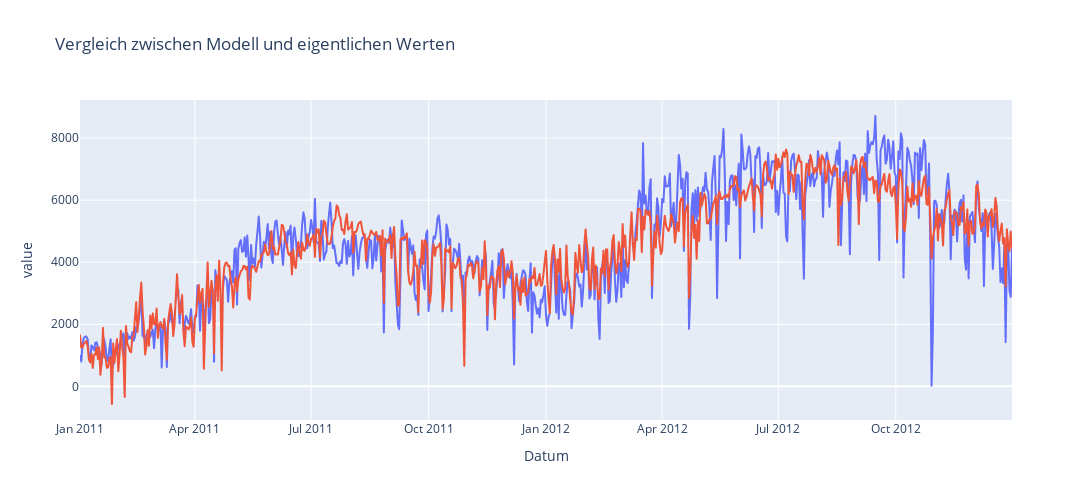

Notebook cell for this chart:
### Code cell
from sklearn.preprocessing import MinMaxScaler, PolynomialFeatures
from sklearn.linear_model import LinearRegression, Ridge, Lasso
from sklearn.preprocessing import MinMaxScaler
from sklearn.model_selection import train_test_split
from sklearn.metrics import r2_score

col = ['atemp', 'year', 'workingday', 
       'weather_clear, few clouds',  'weather_light snow or rain or thunderstorm', 'month'] # 'weather_clear', 'weather_cloudy', 'weather_heavy', 'weather_snow', 
xdf_wm = df_day[col]
# xdf_wm = pd.get_dummies(xdf_wm, columns=['month'])
ydf_wm = df_day[['Bookings']]

# Interaction Term
# poly = PolynomialFeatures(interaction_only=True)
# xdf_wm = poly.fit_transform(xdf_wm)

# Linear Regression
X_train, X_test, y_train, y_test = train_test_split(xdf_wm, ydf_wm, test_size=0.25, random_state=42)

model = LinearRegression()
model.fit(X_train, y_train)
print(r2_score(y_train, model.predict(X_train)))
print(r2_score(y_test, model.predict(X_test)))
df_day['Prediction'] = model.predict(xdf_wm)
fig = px.line(df_day, x = 'Datum', y = ['Bookings', 'Prediction'], title = 'Vergleich zwischen Modell und eigentlichen Werten')
fig.update_layout(width = 1200, height = 500, showlegend = False)

### Figure 1 — Plotly figure (JSON) as saved in the notebook; plotly's stock layout.template omitted (floating-point values rounded to 4 significant figures; data arrays with more than 128 entries replaced by an {"elided": "..."} marker saying what was removed)
{"data": [{"hovertemplate": "variable=Bookings<br>Datum=%{x}<br>value=%{y}<extra></extra>", "legendgroup": "Bookings", "line": {"color": "#636efa", "dash": "solid"}, "marker": {"symbol": "circle"}, "mode": "lines", "name": "Bookings", "showlegend": true, "type": "scattergl", "x": {"elided": "731 str values"}, "xaxis": "x", "y": {"elided": "731 int values"}, "yaxis": "y"}, {"hovertemplate": "variable=Prediction<br>Datum=%{x}<br>value=%{y}<extra></extra>", "legendgroup": "Prediction", "line": {"color": "#EF553B", "dash": "solid"}, "marker": {"symbol": "circle"}, "mode": "lines", "name": "Prediction", "showlegend": true, "type": "scattergl", "x": {"elided": "731 str values"}, "xaxis": "x", "y": {"elided": "731 float values"}, "yaxis": "y"}], "layout": {"height": 500, "legend": {"title": {"text": "variable"}, "tracegroupgap": 0}, "showlegend": false, "title": {"text": "Vergleich zwischen Modell und eigentlichen Werten"}, "width": 1200, "xaxis": {"anchor": "y", "domain": [0, 1], "title": {"text": "Datum"}}, "yaxis": {"anchor": "x", "domain": [0, 1], "title": {"text": "value"}}}}
